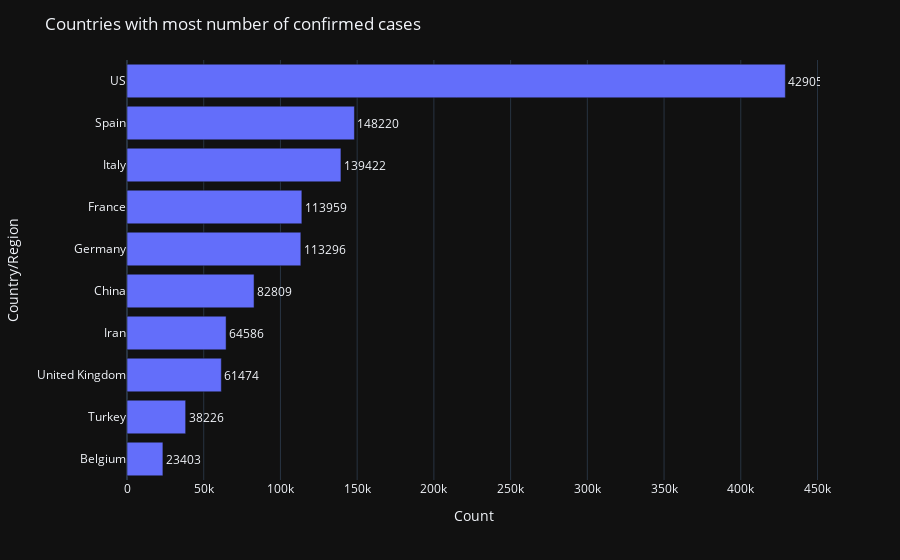

Notebook source saved alongside this figure:
### Code cell
fig = go.Figure()
fig = px.bar(confirmed_max.iloc[:10].sort_values(by='Count'), x = 'Count', y = 'Country/Region', orientation='h', text = 'Count')
fig.update_layout(template = 'plotly_dark', title = 'Countries with most number of confirmed cases')
fig.update_traces(textposition = 'outside')
fig.show()

### Figure 1 — Plotly figure (JSON) as saved in the notebook; plotly's stock layout.template omitted (floating-point values rounded to 4 significant figures)
{"data": [{"alignmentgroup": "True", "hoverlabel": {"namelength": 0}, "hovertemplate": "Count=%{text}<br>Country/Region=%{y}", "legendgroup": "", "marker": {"color": "#636efa"}, "name": "", "offsetgroup": "", "orientation": "h", "showlegend": false, "text": [23403, 38226, 61474, 64586, 82809, 113296, 113959, 139422, 148220, 429052], "textposition": "outside", "type": "bar", "x": [23403, 38226, 61474, 64586, 82809, 113296, 113959, 139422, 148220, 429052], "xaxis": "x", "y": ["Belgium", "Turkey", "United Kingdom", "Iran", "China", "Germany", "France", "Italy", "Spain", "US"], "yaxis": "y"}], "layout": {"barmode": "relative", "legend": {"tracegroupgap": 0}, "margin": {"t": 60}, "title": {"text": "Countries with most number of confirmed cases"}, "xaxis": {"anchor": "y", "domain": [0, 1], "title": {"text": "Count"}}, "yaxis": {"anchor": "x", "domain": [0, 1], "title": {"text": "Country/Region"}}}}
